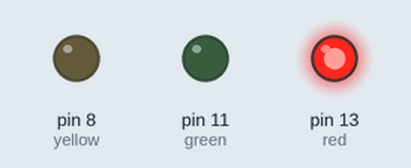
Recording of a sketch running on a simulated Arduino Uno, built with avr-gcc and run on an emulated ATmega328P. Parts: output pins drawn as LEDs (lit = HIGH).

Above: at 2.5 s.
At 7.5 s:
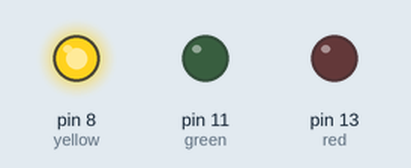
At 12.5 s:
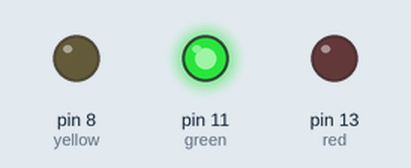
Timing chart, 0 to 19.5 s (numbered marks = the images above):
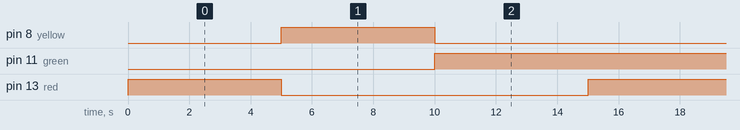

Measured:
- by itself, pin 8 (yellow), pin 13 (red): alternates HIGH for 5.0 s and LOW for 10.0 s
- by itself, pin 11 (green): alternates HIGH for 10.0 s and LOW for 5.0 s
- by itself, everything shown: repeats every 15.0 s, in 3 steps

The sketch:

Blink_1.ino
```cpp
int red=13;
int yellow=8;
int green=11;


void setup() {
pinMode(red, OUTPUT);
pinMode(yellow, OUTPUT);
pinMode(green, OUTPUT);
}

void loop() {
   digitalWrite(red, HIGH);
   delay(5000);
   digitalWrite(yellow, LOW);
   //delay(5000);
   digitalWrite(green, LOW);
   //delay(5000);

   digitalWrite(red, LOW);
   //delay(5000);
   digitalWrite(yellow, HIGH);
   delay(5000);
   digitalWrite(green, LOW);
   //delay(5000);

   digitalWrite(red, LOW);
   //delay(5000);
   digitalWrite(yellow, LOW);
   //delay(5000);
   digitalWrite(green, HIGH);
   delay(5000);
}
```
